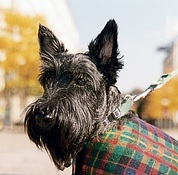
#> input picture images/smallScotty.jpg, 178 x 175 px
$ python 3dstl.py
#> lines starting #> are read from the running program, lines starting #| are printed output that depends on the picture
# this file generates one stl model of a given image with the desired height and border thickness
from PIL import Image
import numpy as np
import matplotlib.pyplot as plt
from stl import mesh

# possible user inputs
filename = 'images/smallScotty.jpg'
height = 10
border = 4

# takes in an image and converts it to black and white
def greyScale(filename):
#> called with filename = 'images/smallScotty.jpg'
    image = Image.open(filename)
#> image is the input picture: PIL image 178x175 RGB; mean R, G, B 159.8, 147.6, 131.2
    greyImage = image.convert('L')
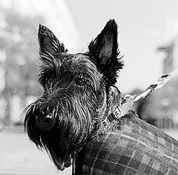
#> greyImage: PIL image 178x175 L; min 0, max 255, mean 149.4
    # array of [row, row, row ...], row is a list of [col, col, col ...]
    # array is [[col, col ...], [col, col ...] ...]
    greyImageArray = np.asarray(greyImage)
    plt.axis('off')
    plt.imshow(greyImage, cmap = 'gray')
    plt.show()
    return greyImageArray

def createTriFace(faceList):
    sideFace = faceList
    northFace1 = np.array([sideFace[2], sideFace[6], sideFace[4]])
    northFace2 = np.array([sideFace[2], sideFace[0], sideFace[4]])

    eastFace1 = np.array([sideFace[3], sideFace[7], sideFace[6]])
    eastFace2 = np.array([sideFace[3], sideFace[2], sideFace[6]])

    southFace1 = np.array([sideFace[7], sideFace[5], sideFace[1]])
    southFace2 = np.array([sideFace[7], sideFace[3], sideFace[1]])

    westFace1 = np.array([sideFace[0], sideFace[4], sideFace[5]])
    westFace2 = np.array([sideFace[0], sideFace[1], sideFace[5]])

    return northFace1, northFace2, eastFace1, eastFace2, southFace1, southFace2, westFace1, westFace2

def createStl(greyImageArray):
    # creates the top surface of the lithophane
    pixelX, pixelY = len(greyImageArray), len(greyImageArray[0])
#> pixelX = 175; pixelY = 178

    vertices = np.zeros((pixelX, pixelY, 3))
    for x in range(pixelX):
        for y in range(pixelY):
            z = greyImageArray[x][y]
            vertices[x][y] = (x, y, height - (height * z / 255))
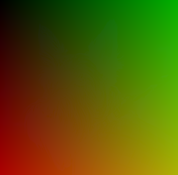
#> vertices: shape (175, 178, 3) float64; mean of channels 0, 1, 2 87, 88.5, 4.1; drawn as R, G, B

    faces = []
    for x in range(pixelX - 1):
        for y in range(pixelY - 1):
            triVertA = vertices[x][y]
            triVertB = vertices[x + 1][y]
            triVertC = vertices[x + 1][y + 1]

            triVertD = vertices[x][y]
            triVertE = vertices[x][y + 1]
            triVertF = vertices[x + 1][y + 1]

            triFace1 = np.array([triVertA, triVertB, triVertC])
            triFace2 = np.array([triVertD, triVertE, triVertF])
            faces.append(triFace1)
            faces.append(triFace2)
#> after the loop, faces = 61596 items

    # creates the flat bottom surface of the lithophane
    for x in range(pixelX):
        for y in range(pixelY):
            z = 0
            vertices[x][y] = (x, y, z)

    for x in range(pixelX - 1):
        for y in range(pixelY - 1):
            triVertA = vertices[x][y]
            triVertB = vertices[x + 1][y]
            triVertC = vertices[x + 1][y + 1]

            triVertD = vertices[x][y]
            triVertE = vertices[x][y + 1]
            triVertF = vertices[x + 1][y + 1]

            triFace1 = np.array([triVertA, triVertB, triVertC])
            triFace2 = np.array([triVertD, triVertE, triVertF])
            faces.append(triFace1)
            faces.append(triFace2)
#> after the loop, faces = 123192 items

    # creates the side surfaces of the lithophane
    sideFace = [[0, 0, height], [pixelX, 0, height], [0, pixelY, height], [pixelX, pixelY, height],
                [0, 0, 0], [pixelX, 0, 0], [0, pixelY, 0], [pixelX, pixelY, 0]]
#> sideFace = [[0, 0, 10], [175, 0, 10], [0, 178, 10], [175, 178, 10], [0, 0, 0], [175, 0, 0], [0, 178, 0], [175, 178, 0]]

    for triFace in createTriFace(sideFace):
#> in createTriFace, `northFace1 = np.array([sideFace[2], sideFace[6], sideFace[4]])`: northFace1 = [[0, 178, 10], [0, 178, 0], [0, 0, 0]]
#> in createTriFace, `northFace2 = np.array([sideFace[2], sideFace[0], sideFace[4]])`: northFace2 = [[0, 178, 10], [0, 0, 10], [0, 0, 0]]
#> in createTriFace, `eastFace1 = np.array([sideFace[3], sideFace[7], sideFace[6]])`: eastFace1 = [[175, 178, 10], [175, 178, 0], [0, 178, 0]]
#> in createTriFace, `eastFace2 = np.array([sideFace[3], sideFace[2], sideFace[6]])`: eastFace2 = [[175, 178, 10], [0, 178, 10], [0, 178, 0]]
#> in createTriFace, `southFace1 = np.array([sideFace[7], sideFace[5], sideFace[1]])`: southFace1 = [[175, 178, 0], [175, 0, 0], [175, 0, 10]]
#> in createTriFace, `southFace2 = np.array([sideFace[7], sideFace[3], sideFace[1]])`: southFace2 = [[175, 178, 0], [175, 178, 10], [175, 0, 10]]
#> in createTriFace, `westFace1 = np.array([sideFace[0], sideFace[4], sideFace[5]])`: westFace1 = [[0, 0, 10], [0, 0, 0], [175, 0, 0]]
#> in createTriFace, `westFace2 = np.array([sideFace[0], sideFace[1], sideFace[5]])`: westFace2 = [[0, 0, 10], [175, 0, 10], [175, 0, 0]]
        faces.append(triFace)
#> this loop made 8 passes
#> after the loop, faces = 123200 items

    #creates the inner border of the lithophane
    borderFace = [[border, border, height], [pixelX - border, border, height], [border, pixelY - border, height], [pixelX - border, pixelY - border, height],
                [border, border, 0], [pixelX - border, border, 0], [border, pixelY - border, 0], [pixelX - border, pixelY - border, 0]]
#> borderFace = [[4, 4, 10], [171, 4, 10], [4, 174, 10], [171, 174, 10], [4, 4, 0], [171, 4, 0], [4, 174, 0], [171, 174, 0]]

    for triFace in createTriFace(borderFace):
        faces.append(triFace)
#> this loop made 8 passes
#> triFace on passes 1 to 8: [[4, 174, 10], [4, 174, 0], [4, 4, 0]], [[4, 174, 10], [4, 4, 10], [4, 4, 0]], [[171, 174, 10], [171, 174, 0], [4, 174, 0]], [[171, 174, 10], [4, 174, 10], [4, 174, 0]], [[171, 174, 0], [171, 4, 0], [171, 4, 10]], [[171, 174, 0], [171, 174, 10], [171, 4, 10]], [[4, 4, 10], [4, 4, 0], [171, 4, 0]], [[4, 4, 10], [171, 4, 10], [171, 4, 0]]
#> after the loop, faces = 123208 items

    #creates the top face of the lithophane
    topBorderFace = [[border, border, height], [pixelX - border, border, height], [border, pixelY - border, height], [pixelX - border, pixelY - border, height],
                    [0, 0, height], [pixelX, 0, height], [0, pixelY, height], [pixelX, pixelY, height]]
#> topBorderFace = [[4, 4, 10], [171, 4, 10], [4, 174, 10], [171, 174, 10], [0, 0, 10], [175, 0, 10], [0, 178, 10], [175, 178, 10]]

    for triFace in createTriFace(topBorderFace):
        faces.append(triFace)
#> this loop made 8 passes
#> triFace on passes 1 to 8: [[4, 174, 10], [0, 178, 10], [0, 0, 10]], [[4, 174, 10], [4, 4, 10], [0, 0, 10]], [[171, 174, 10], [175, 178, 10], [0, 178, 10]], [[171, 174, 10], [4, 174, 10], [0, 178, 10]], [[175, 178, 10], [175, 0, 10], [171, 4, 10]], [[175, 178, 10], [171, 174, 10], [171, 4, 10]], [[4, 4, 10], [0, 0, 10], [175, 0, 10]], [[4, 4, 10], [171, 4, 10], [175, 0, 10]]
#> after the loop, faces = 123216 items

    facesArray = np.array(faces)
#> (the run stopped early here; a loop or call above may not have finished)

$ run again, with images/gates.jpg copied over images/smallScotty.jpg
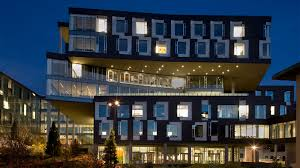
#> input picture images/gates.jpg, 300 x 168 px
#> in greyScale, image is the input picture: PIL image 300x168 RGB; mean R, G, B 54.6, 61.8, 69.1
#> in greyScale, `greyImage = image.convert('L')`:
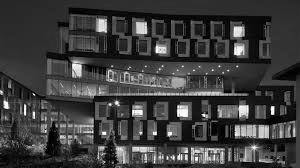
#> greyImage: PIL image 300x168 L; min 0, max 255, mean 60.5
#> pixelX = 168; pixelY = 300
#> after the loop in createStl, `for x in range(pixelX):`:
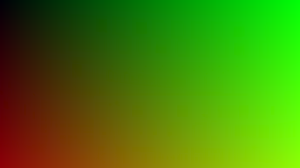
#> vertices: shape (168, 300, 3) float64; mean of channels 0, 1, 2 83.5, 149.5, 7.6; drawn with min black and max white
#> after the loop in createStl, `for x in range(pixelX - 1):`: faces = 99866 items
#> after the loop in createStl, `for x in range(pixelX - 1):`: faces = 199732 items
#> in createStl, `sideFace = [[0, 0, height], [pixelX, 0, height], [0, pixelY, height], ..`: sideFace = [[0, 0, 10], [168, 0, 10], [0, 300, 10], [168, 300, 10], [0, 0, 0], [168, 0, 0], [0, 300, 0], [168, 300, 0]]
#> northFace1 = [[0, 300, 10], [0, 300, 0], [0, 0, 0]]
#> northFace2 = [[0, 300, 10], [0, 0, 10], [0, 0, 0]]
#> eastFace1 = [[168, 300, 10], [168, 300, 0], [0, 300, 0]]
#> eastFace2 = [[168, 300, 10], [0, 300, 10], [0, 300, 0]]
#> southFace1 = [[168, 300, 0], [168, 0, 0], [168, 0, 10]]
#> southFace2 = [[168, 300, 0], [168, 300, 10], [168, 0, 10]]
#> westFace1 = [[0, 0, 10], [0, 0, 0], [168, 0, 0]]
#> westFace2 = [[0, 0, 10], [168, 0, 10], [168, 0, 0]]
#> the loop in createStl, `for triFace in createTriFace(sideFace):` made 8 passes
#> triFace on passes 1 to 8: [[0, 300, 10], [0, 300, 0], [0, 0, 0]], [[0, 300, 10], [0, 0, 10], [0, 0, 0]], [[168, 300, 10], [168, 300, 0], [0, 300, 0]], [[168, 300, 10], [0, 300, 10], [0, 300, 0]], [[168, 300, 0], [168, 0, 0], [168, 0, 10]], [[168, 300, 0], [168, 300, 10], [168, 0, 10]], [[0, 0, 10], [0, 0, 0], [168, 0, 0]], [[0, 0, 10], [168, 0, 10], [168, 0, 0]]
#> after the loop in createStl, `for triFace in createTriFace(sideFace):`: faces = 199740 items
#> borderFace = [[4, 4, 10], [164, 4, 10], [4, 296, 10], [164, 296, 10], [4, 4, 0], [164, 4, 0], [4, 296, 0], [164, 296, 0]]
#> the loop in createStl, `for triFace in createTriFace(borderFace):` made 8 passes
#> triFace on passes 1 to 8: [[4, 296, 10], [4, 296, 0], [4, 4, 0]], [[4, 296, 10], [4, 4, 10], [4, 4, 0]], [[164, 296, 10], [164, 296, 0], [4, 296, 0]], [[164, 296, 10], [4, 296, 10], [4, 296, 0]], [[164, 296, 0], [164, 4, 0], [164, 4, 10]], [[164, 296, 0], [164, 296, 10], [164, 4, 10]], [[4, 4, 10], [4, 4, 0], [164, 4, 0]], [[4, 4, 10], [164, 4, 10], [164, 4, 0]]
#> after the loop in createStl, `for triFace in createTriFace(borderFace):`: faces = 199748 items
#> topBorderFace = [[4, 4, 10], [164, 4, 10], [4, 296, 10], [164, 296, 10], [0, 0, 10], [168, 0, 10], [0, 300, 10], [168, 300, 10]]
#> the loop in createStl, `for triFace in createTriFace(topBorderFace):` made 8 passes
#> triFace on passes 1 to 8: [[4, 296, 10], [0, 300, 10], [0, 0, 10]], [[4, 296, 10], [4, 4, 10], [0, 0, 10]], [[164, 296, 10], [168, 300, 10], [0, 300, 10]], [[164, 296, 10], [4, 296, 10], [0, 300, 10]], [[168, 300, 10], [168, 0, 10], [164, 4, 10]], [[168, 300, 10], [164, 296, 10], [164, 4, 10]], [[4, 4, 10], [0, 0, 10], [168, 0, 10]], [[4, 4, 10], [164, 4, 10], [168, 0, 10]]
#> after the loop in createStl, `for triFace in createTriFace(topBorderFace):`: faces = 199756 items
